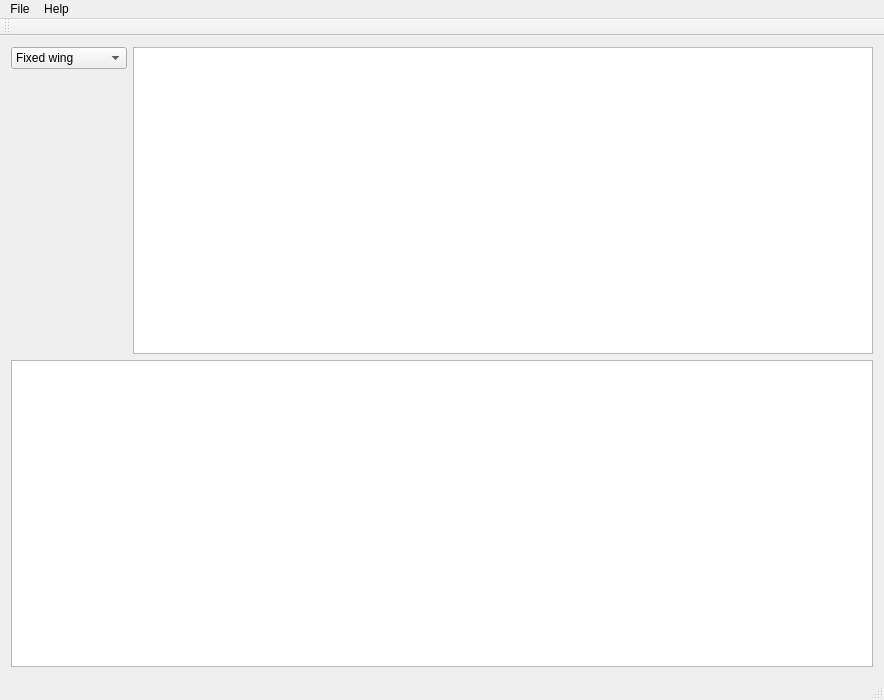
<?xml version="1.0" encoding="UTF-8"?>
<ui version="4.0">
 <class>MainWindowClass</class>
 <widget class="QMainWindow" name="MainWindowClass">
  <property name="geometry">
   <rect>
    <x>0</x>
    <y>0</y>
    <width>884</width>
    <height>700</height>
   </rect>
  </property>
  <property name="windowTitle">
   <string>MainWindow</string>
  </property>
  <widget class="QWidget" name="centralWidget">
   <layout class="QVBoxLayout" name="verticalLayout_3">
    <item>
     <layout class="QVBoxLayout" name="verticalLayout_2">
      <item>
       <layout class="QHBoxLayout" name="horizontalLayout">
        <item>
         <layout class="QVBoxLayout" name="verticalLayout">
          <item>
           <widget class="QComboBox" name="comboBox">
            <property name="minimumSize">
             <size>
              <width>100</width>
              <height>0</height>
             </size>
            </property>
            <item>
             <property name="text">
              <string>Fixed wing</string>
             </property>
            </item>
            <item>
             <property name="text">
              <string>Rotary wing</string>
             </property>
            </item>
            <item>
             <property name="text">
              <string>Submersible</string>
             </property>
            </item>
            <item>
             <property name="text">
              <string>Surface vessel</string>
             </property>
            </item>
            <item>
             <property name="text">
              <string>Tracked vehicle</string>
             </property>
            </item>
           </widget>
          </item>
          <item>
           <spacer name="verticalSpacer">
            <property name="orientation">
             <enum>Qt::Vertical</enum>
            </property>
            <property name="sizeHint" stdset="0">
             <size>
              <width>20</width>
              <height>40</height>
             </size>
            </property>
           </spacer>
          </item>
         </layout>
        </item>
        <item>
         <widget class="QListWidget" name="listWidget_2"/>
        </item>
       </layout>
      </item>
      <item>
       <widget class="QListWidget" name="console">
        <property name="minimumSize">
         <size>
          <width>0</width>
          <height>200</height>
         </size>
        </property>
        <property name="maximumSize">
         <size>
          <width>16777215</width>
          <height>500</height>
         </size>
        </property>
       </widget>
      </item>
     </layout>
    </item>
   </layout>
  </widget>
  <widget class="QMenuBar" name="menuBar">
   <property name="geometry">
    <rect>
     <x>0</x>
     <y>0</y>
     <width>884</width>
     <height>21</height>
    </rect>
   </property>
   <widget class="QMenu" name="menuFile">
    <property name="title">
     <string>File</string>
    </property>
    <addaction name="actionSettings"/>
    <addaction name="separator"/>
    <addaction name="actionExit"/>
   </widget>
   <widget class="QMenu" name="menuHelp">
    <property name="title">
     <string>Help</string>
    </property>
    <addaction name="actionAbout"/>
   </widget>
   <addaction name="menuFile"/>
   <addaction name="menuHelp"/>
  </widget>
  <widget class="QToolBar" name="mainToolBar">
   <attribute name="toolBarArea">
    <enum>TopToolBarArea</enum>
   </attribute>
   <attribute name="toolBarBreak">
    <bool>false</bool>
   </attribute>
  </widget>
  <widget class="QStatusBar" name="statusBar"/>
  <action name="actionSettings">
   <property name="text">
    <string>Settings</string>
   </property>
  </action>
  <action name="actionExit">
   <property name="text">
    <string>Exit</string>
   </property>
  </action>
  <action name="actionAbout">
   <property name="text">
    <string>About</string>
   </property>
  </action>
 </widget>
 <layoutdefault spacing="6" margin="11"/>
 <resources>
  <include location="mainwindow.qrc"/>
 </resources>
 <connections/>
</ui>
